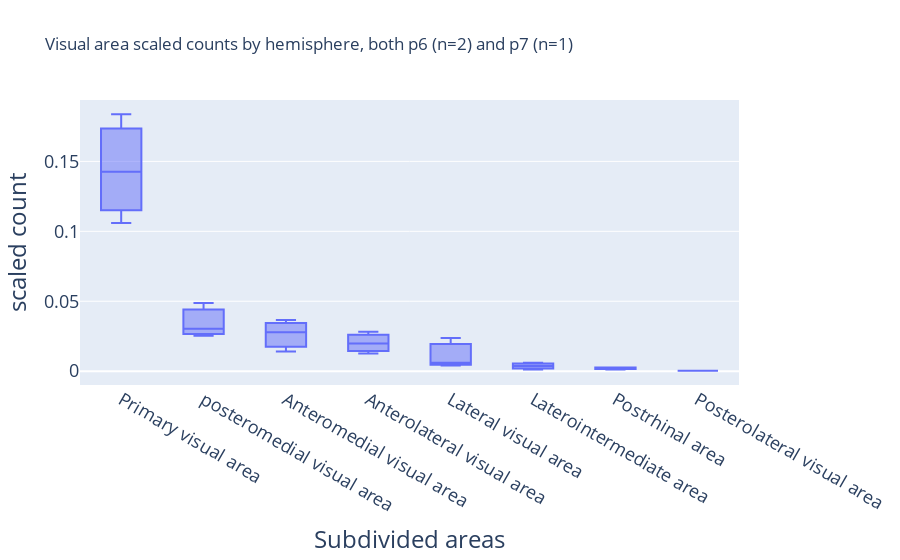

Write notebook code for a chart like this one.
### Code cell
plot_scaled_count_zoomed_sub(
    subdivided_Vis_grouped,
    "Visual area scaled counts by hemisphere, both p6 (n=2) and p7 (n=1)",
)

### Figure 1 — Plotly figure (JSON) as saved in the notebook; plotly's stock layout.template omitted (floating-point values rounded to 4 significant figures)
{"data": [{"alignmentgroup": "True", "hovertemplate": "Subdivided areas=%{x}<br>scaled count=%{y}<extra></extra>", "legendgroup": "", "marker": {"color": "#636efa"}, "name": "", "notched": false, "offsetgroup": "", "orientation": "v", "showlegend": false, "type": "box", "x": ["Anterolateral visual area", "Anteromedial visual area", "Lateral visual area", "Laterointermediate area", "Postrhinal area", "Primary visual area", "posteromedial visual area", "Anterolateral visual area", "Anteromedial visual area", "Lateral visual area", "Laterointermediate area", "Posterolateral visual area", "Postrhinal area", "Primary visual area", "posteromedial visual area", "Anterolateral visual area", "Anteromedial visual area", "Lateral visual area", "Laterointermediate area", "Postrhinal area", "Primary visual area", "posteromedial visual area"], "x0": " ", "xaxis": "x", "y": [0.0126, 0.02792, 0.006062, 0.003669, 0.002712, 0.1059, 0.03031, 0.01978, 0.03666, 0.004048, 0.001222, 0.0003055, 0.002521, 0.1426, 0.04881, 0.02816, 0.01401, 0.02379, 0.005983, 0.001167, 0.1837, 0.02524], "y0": " ", "yaxis": "y"}], "layout": {"boxmode": "group", "legend": {"font": {"size": 20}, "tracegroupgap": 0}, "title": {"text": "Visual area scaled counts by hemisphere, both p6 (n=2) and p7 (n=1)"}, "xaxis": {"anchor": "y", "categoryarray": ["Primary visual area", "posteromedial visual area", "Anteromedial visual area", "Anterolateral visual area", "Lateral visual area", "Laterointermediate area", "Postrhinal area", "Posterolateral visual area"], "categoryorder": "array", "domain": [0, 1], "tickfont": {"size": 18}, "title": {"font": {"size": 24}, "text": "Subdivided areas"}}, "yaxis": {"anchor": "x", "domain": [0, 1], "tickfont": {"size": 18}, "title": {"font": {"size": 24}, "text": "scaled count"}}}}
